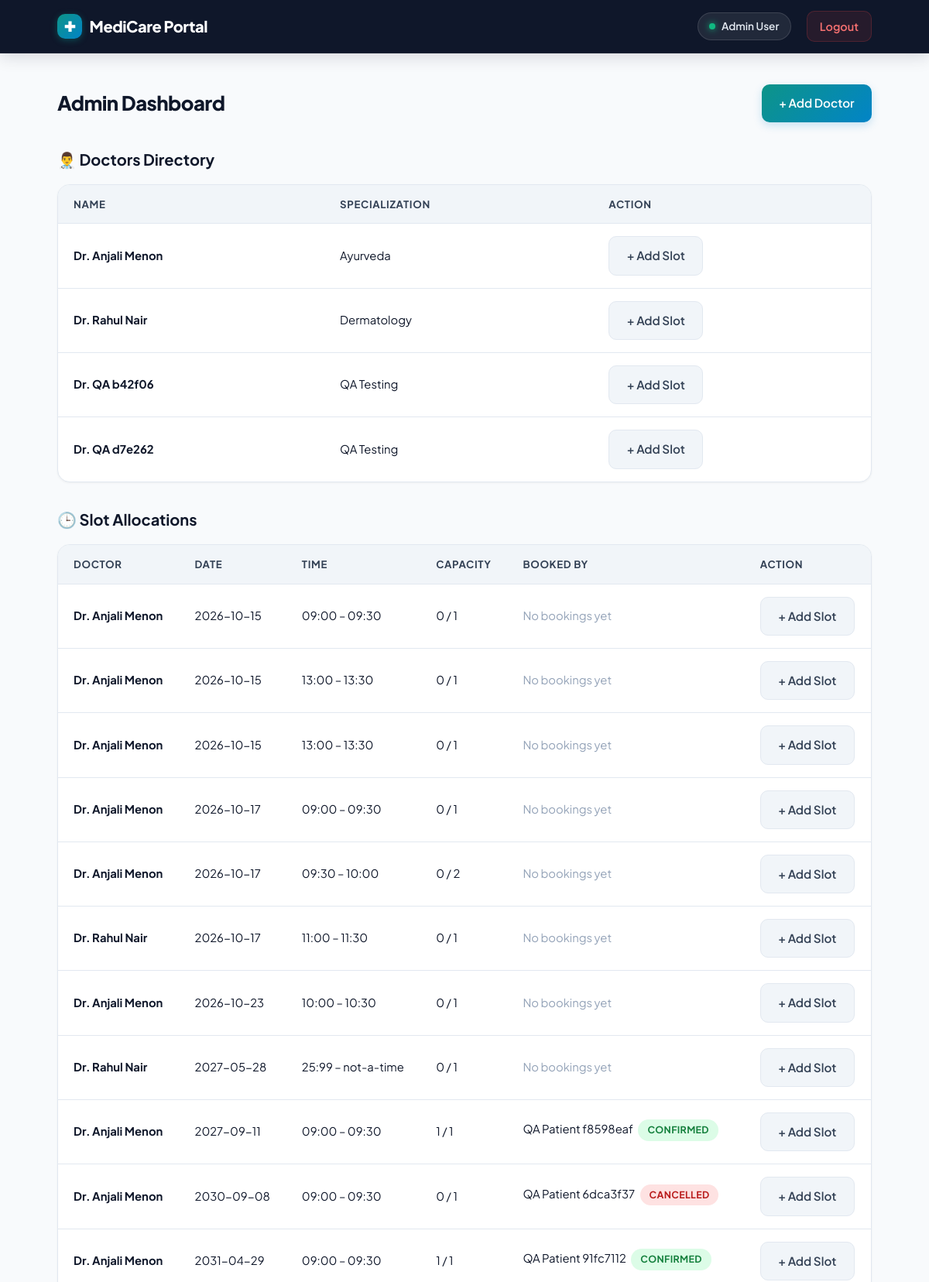
The app's page /admin/dashboard (signed in, upper part) with its own data.
### app/models.py (models this page shows, shortened)
class User(db.Model, UserMixin):
    id = db.Column(db.Integer, primary_key=True)
    name = db.Column(db.String(120), nullable=False)
    email = db.Column(db.String(120), unique=True, nullable=False)
    password_hash = db.Column(db.String(255), nullable=False)
    role = db.Column(db.String(20), nullable=False, default="patient")  # patient / doctor / admin
    created_at = db.Column(db.DateTime, default=datetime.utcnow)

class DoctorProfile(db.Model):
    id = db.Column(db.Integer, primary_key=True)
    user_id = db.Column(db.Integer, db.ForeignKey("user.id"), nullable=False, unique=True)
    specialization = db.Column(db.String(120), nullable=False)
    bio = db.Column(db.Text, default="")
    user = db.relationship("User", backref="doctor_profile")

class Slot(db.Model):
    id = db.Column(db.Integer, primary_key=True)
    doctor_id = db.Column(db.Integer, db.ForeignKey("doctor_profile.id"), nullable=False)
    slot_date = db.Column(db.Date, nullable=False)
    start_time = db.Column(db.String(5), nullable=False)  # "HH:MM"
    end_time = db.Column(db.String(5), nullable=False)
    capacity = db.Column(db.Integer, nullable=False, default=1)
    booked_count = db.Column(db.Integer, nullable=False, default=0)
    doctor = db.relationship("DoctorProfile", backref="slots")

class Appointment(db.Model):
    id = db.Column(db.Integer, primary_key=True)
    patient_id = db.Column(db.Integer, db.ForeignKey("user.id"), nullable=False)
    slot_id = db.Column(db.Integer, db.ForeignKey("slot.id"), nullable=False)
    status = db.Column(db.String(20), nullable=False, default="requested")
    notes = db.Column(db.Text, default="")
    prescription_filename = db.Column(db.String(255), nullable=True)
    created_at = db.Column(db.DateTime, default=datetime.utcnow)
    patient = db.relationship("User", backref="appointments")
    slot = db.relationship("Slot", backref="appointments")

### app/routes/admin.py (the view)
@admin_bp.route("/dashboard")
@login_required
def dashboard():
    if not _require_admin():
        return "Forbidden: admin access only", 403
    doctors = DoctorProfile.query.all()
    appointments = Appointment.query.all()
    slots = Slot.query.order_by(Slot.slot_date).all()
    return render_template("admin_dashboard.html", doctors=doctors, appointments=appointments, slots=slots)

### app/__init__.py (called while the page is built)
@login_manager.user_loader
def load_user(user_id):
    return User.query.get(int(user_id))

### app/routes/admin.py (called while the page is built)
def _require_admin():
    return current_user.is_authenticated and current_user.role == "admin"

### app/templates/admin_dashboard.html (shortened to what this page needs)
{% extends "base.html" %}
{% block content %}
<div class="page-header">
  <h1 class="page-title">Admin Dashboard</h1>
  <a href="{{ url_for('admin.new_doctor') }}" data-qa="add-doctor-link" class="btn">+ Add Doctor</a>
</div>
<h2 class="section-title">👨‍⚕️ Doctors Directory</h2>
<div class="table-container">
  <table>
    <thead>
      <tr>
        <th>Name</th>
        <th>Specialization</th>
        <th>Action</th>
      </tr>
    </thead>
    <tbody>
      {% for d in doctors %}
      <tr data-testid="doctor-row">
        <td><strong>{{ d.user.name }}</strong></td>
        <td>{{ d.specialization }}</td>
        <td>
          <a href="{{ url_for('admin.new_slot', doctor_id=d.id) }}" class="btn btn-secondary btn-sm">+ Add Slot</a>
        </td>
      </tr>
      {% else %}
      <tr>
        <td colspan="3" style="text-align: center; color: var(--text-secondary); padding: 2rem;">No doctors registered
          yet.</td>
      </tr>
      {% endfor %}
    </tbody>
  </table>
</div>
<h2 class="section-title">🕒 Slot Allocations</h2>
<div class="table-container">
  <table>
    <thead>
      <tr>
        <th>Doctor</th>
        <th>Date</th>
        <th>Time</th>
        <th>Capacity</th>
        <th>Booked By</th>
        <th>Action</th>
      </tr>
    </thead>
    <tbody>
      {% for slot in slots %}
      <tr data-testid="slot-row">
        <td><strong>{{ slot.doctor.user.name }}</strong></td>
        <td>{{ slot.slot_date }}</td>
        <td>{{ slot.start_time }} – {{ slot.end_time }}</td>
        <td>{{ slot.booked_count }} / {{ slot.capacity }}</td>
        <td>
          {% if slot.appointments %}
          {% for appt in slot.appointments %}
          <div style="margin-bottom: 0.25rem;">
            {{ appt.patient.name }}
            <span class="badge badge-{{ appt.status }}" style="margin-left: 0.25rem;">{{ appt.status }}</span>
          </div>
          {% endfor %}
          {% else %}
          <span style="color: var(--text-muted);">No bookings yet</span>
          {% endif %}
        </td>
        <td>
          <a href="{{ url_for('admin.new_slot', doctor_id=slot.doctor_id) }}" class="btn btn-secondary btn-sm">+ Add
            Slot</a>
        </td>
      </tr>
      {% else %}
      <tr>
        <td colspan="6" style="text-align: center; color: var(--text-secondary); padding: 2rem;">No slots created yet.
        </td>
      </tr>
      {% endfor %}
    </tbody>
  </table>
</div>
{% endblock %}

### app/templates/base.html (shortened to what this page needs)
<!DOCTYPE html>
<html lang="en">
<head>
  <link rel="stylesheet" href="{{ url_for('static', filename='css/style.css') }}">
</head>
<body>
  <header class="app-header">
    <div class="nav-container">
      <a href="{{ url_for('auth.index') }}" class="brand-logo">
        <span class="brand-icon">✚</span>
        <span>MediCare Portal</span>
      </a>
      <div class="nav-right">
        {% if current_user.is_authenticated %}
        <div class="user-pill">
          <span class="user-pill-dot"></span>
          <span>{{ current_user.name }}</span>
        </div>
        <a href="{{ url_for('auth.logout') }}" id="logout-link" class="nav-link-btn nav-link-logout">Logout</a>
        {% else %}
        <a href="{{ url_for('auth.login') }}" class="nav-link-btn">Login</a>
        <a href="{{ url_for('auth.register') }}" class="nav-link-btn">Register</a>
        {% endif %}
      </div>
    </div>
  </header>
  <main class="app-main">
    {% block content %}{% endblock %}
  </main>
</body>
</html>

### app/static/css/style.css (style rules this page uses)
:root { --primary-gradient: linear-gradient(135deg, #0d9488 0%, #0284c7 100%); --primary-gradient-hover: linear-gradient(135deg, #0f766e 0%, #0369a1 100%); --primary-color: #0284c7; --primary-dark: #0369a1; --teal-accent: #0d9488; --bg-color: #f8fafc; --surface-color: #ffffff; --text-primary: #0f172a; --text-secondary: #475569; --text-muted: #94a3b8; --border-color: #e2e8f0; --border-focus: #0284c7; --shadow-sm: 0 1px 3px 0 rgba(0, 0, 0, 0.05); --shadow-md: 0 4px 6px -1px rgba(0, 0, 0, 0.07), 0 2px 4px -2px rgba(0, 0, 0, 0.05); --shadow-lg: 0 10px 25px -5px rgba(15, 23, 42, 0.08), 0 8px 10px -6px rgba(15, 23, 42, 0.04); --radius-sm: 6px; --radius-md: 10px; --radius-lg: 16px; --radius-full: 9999px; }
* { box-sizing: border-box; margin: 0; padding: 0; }
body { font-family: 'Plus Jakarta Sans', -apple-system, BlinkMacSystemFont, 'Segoe UI', Roboto, sans-serif; background-color: var(--bg-color); color: var(--text-primary); line-height: 1.6; min-height: 100vh; display: flex; flex-direction: column; }
.app-header { background-color: #0f172a; color: #ffffff; position: sticky; top: 0; z-index: 100; box-shadow: 0 4px 20px rgba(15, 23, 42, 0.15); border-bottom: 1px solid rgba(255, 255, 255, 0.08); }
.nav-container { max-width: 1100px; margin: 0 auto; padding: 0.9rem 1.5rem; display: flex; align-items: center; justify-content: space-between; }
.brand-logo { display: flex; align-items: center; gap: 0.6rem; font-size: 1.25rem; font-weight: 800; color: #ffffff; text-decoration: none; letter-spacing: -0.02em; }
.brand-icon { width: 32px; height: 32px; background: var(--primary-gradient); border-radius: var(--radius-md); display: flex; align-items: center; justify-content: center; color: #ffffff; font-size: 1.1rem; font-weight: 800; box-shadow: 0 2px 8px rgba(13, 148, 136, 0.4); }
.nav-right { display: flex; align-items: center; gap: 1.25rem; }
.user-pill { background: rgba(255, 255, 255, 0.08); border: 1px solid rgba(255, 255, 255, 0.12); color: #e2e8f0; font-size: 0.85rem; font-weight: 600; padding: 0.4rem 0.9rem; border-radius: var(--radius-full); display: flex; align-items: center; gap: 0.5rem; }
.user-pill-dot { width: 8px; height: 8px; background-color: #10b981; border-radius: 50%; box-shadow: 0 0 8px #10b981; }
.nav-link-btn { color: #cbd5e1; text-decoration: none; font-weight: 600; font-size: 0.9rem; padding: 0.45rem 1rem; border-radius: var(--radius-md); transition: all 0.2s ease; }
.nav-link-logout { color: #f87171; background: rgba(239, 68, 68, 0.1); border: 1px solid rgba(239, 68, 68, 0.2); }
.app-main { flex: 1; max-width: 1100px; width: 100%; margin: 0 auto; padding: 2.5rem 1.5rem; }
.page-header { display: flex; align-items: center; justify-content: space-between; margin-bottom: 1.5rem; }
.page-title { font-size: 1.6rem; font-weight: 800; color: var(--text-primary); letter-spacing: -0.02em; }
.section-title { font-size: 1.25rem; font-weight: 700; color: var(--text-primary); margin: 2rem 0 1rem 0; display: flex; align-items: center; gap: 0.5rem; }
button, .btn { display: inline-flex; align-items: center; justify-content: center; font-family: inherit; font-weight: 600; font-size: 0.95rem; padding: 0.75rem 1.4rem; border-radius: var(--radius-md); border: none; cursor: pointer; transition: all 0.2s ease; text-decoration: none; background: var(--primary-gradient); color: #ffffff; box-shadow: 0 4px 12px rgba(2, 132, 199, 0.2); }
.btn-secondary { background: #f1f5f9; color: #334155; box-shadow: none; border: 1px solid var(--border-color); }
.table-container { background: var(--surface-color); border-radius: var(--radius-lg); border: 1px solid var(--border-color); box-shadow: var(--shadow-sm); overflow: hidden; margin: 1rem 0 2rem 0; }
table { width: 100%; border-collapse: collapse; text-align: left; }
th { background: #f1f5f9; color: #334155; font-size: 0.825rem; font-weight: 700; text-transform: uppercase; letter-spacing: 0.05em; padding: 0.9rem 1.25rem; border-bottom: 1px solid var(--border-color); }
td { padding: 1rem 1.25rem; border-bottom: 1px solid var(--border-color); color: var(--text-primary); font-size: 0.925rem; vertical-align: middle; }
tr:last-child td { border-bottom: none; }
.badge { display: inline-flex; align-items: center; padding: 0.25rem 0.75rem; border-radius: var(--radius-full); font-size: 0.775rem; font-weight: 700; text-transform: uppercase; letter-spacing: 0.03em; }
.badge-confirmed { background: #dcfce7; color: #15803d; }
.badge-cancelled { background: #fee2e2; color: #b91c1c; }

### records on screen
User: name "Admin User"
DoctorProfile: user.name "Dr. Anjali Menon", specialization "Ayurveda"
DoctorProfile: user.name "Dr. Rahul Nair", specialization "Dermatology"
DoctorProfile: user.name "Dr. QA b42f06", specialization "QA Testing"
DoctorProfile: user.name "Dr. QA d7e262", specialization "QA Testing"
Slot: doctor.user.name "Dr. Anjali Menon", slot_date "2026-10-15", start_time "09:00", end_time "09:30", booked_count "0", capacity "1", shows "No bookings yet"
Slot: doctor.user.name "Dr. Anjali Menon", slot_date "2026-10-15", start_time "13:00", end_time "13:30", booked_count "0", capacity "1", shows "No bookings yet"
Slot: doctor.user.name "Dr. Anjali Menon", slot_date "2026-10-15", start_time "13:00", end_time "13:30", booked_count "0", capacity "1", shows "No bookings yet"
Slot: doctor.user.name "Dr. Anjali Menon", slot_date "2026-10-17", start_time "09:00", end_time "09:30", booked_count "0", capacity "1", shows "No bookings yet"
Slot: doctor.user.name "Dr. Anjali Menon", slot_date "2026-10-17", start_time "09:30", end_time "10:00", booked_count "0", capacity "2", shows "No bookings yet"
Slot: doctor.user.name "Dr. Rahul Nair", slot_date "2026-10-17", start_time "11:00", end_time "11:30", booked_count "0", capacity "1", shows "No bookings yet"
Slot: doctor.user.name "Dr. Anjali Menon", slot_date "2026-10-23", start_time "10:00", end_time "10:30", booked_count "0", capacity "1", shows "No bookings yet"
Slot: doctor.user.name "Dr. Rahul Nair", slot_date "2027-05-28", start_time "25:99", end_time "not-a-time", booked_count "0", capacity "1", shows "No bookings yet"
Slot: doctor.user.name "Dr. Anjali Menon", slot_date "2027-09-11", start_time "09:00", end_time "09:30", booked_count "1", capacity "1"
Appointment: patient.name "QA Patient f8598eaf", status "CONFIRMED"
Slot: doctor.user.name "Dr. Anjali Menon", slot_date "2030-09-08", start_time "09:00", end_time "09:30", booked_count "0", capacity "1"
Appointment: patient.name "QA Patient 6dca3f37", status "CANCELLED"
Slot: doctor.user.name "Dr. Anjali Menon", slot_date "2031-04-29", start_time "09:00", end_time "09:30", booked_count "1", capacity "1"
Appointment: patient.name "QA Patient 91fc7112", status "CONFIRMED"
